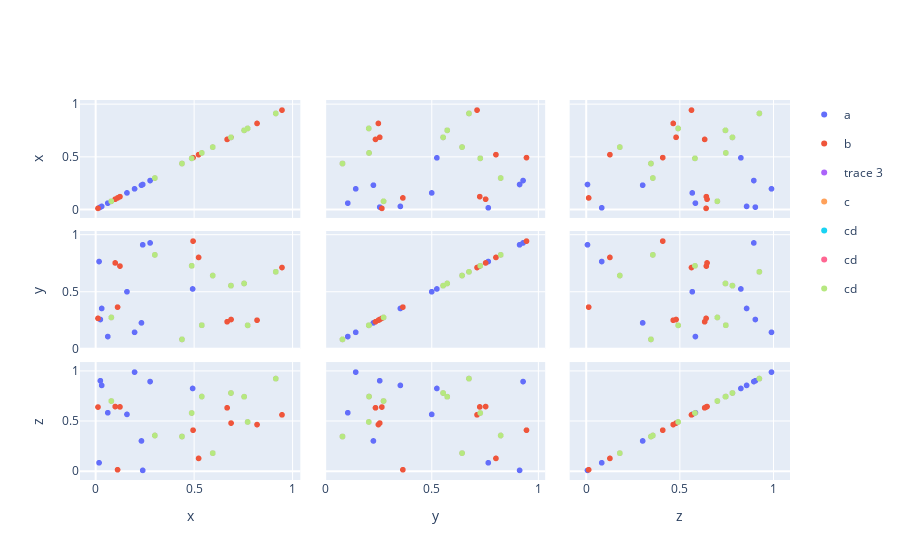

Notebook source saved alongside this figure:
### Code cell
go.Figure(fig.data + (cd,)+ (cd,)+ (cd,))

### Figure 1 — Plotly figure (JSON) as saved in the notebook; plotly's stock layout.template omitted (floating-point values rounded to 4 significant figures)
{"data": [{"dimensions": [{"axis": {"matches": true}, "label": "x", "values": [0.277, 0.2395, 0.02416, 0.03077, 0.06179, 0.1981, 0.01751, 0.4933, 0.2331, 0.1593]}, {"axis": {"matches": true}, "label": "y", "values": [0.9312, 0.9149, 0.2578, 0.3549, 0.1078, 0.1451, 0.7678, 0.5264, 0.2281, 0.5021]}, {"axis": {"matches": true}, "label": "z", "values": [0.8973, 0.007848, 0.9056, 0.8588, 0.585, 0.9919, 0.08391, 0.8282, 0.3029, 0.5683]}], "hovertemplate": "s=a<br>%{xaxis.title.text}=%{x}<br>%{yaxis.title.text}=%{y}<extra></extra>", "legendgroup": "a", "marker": {"color": "#636efa", "symbol": "circle"}, "name": "a", "showlegend": true, "type": "splom"}, {"dimensions": [{"axis": {"matches": true}, "label": "x", "values": [0.1237, 0.5236, 0.8208, 0.4955, 0.6888, 0.01204, 0.9479, 0.6688, 0.1116, 0.0995]}, {"axis": {"matches": true}, "label": "y", "values": [0.7277, 0.8038, 0.2515, 0.9474, 0.2579, 0.2679, 0.715, 0.238, 0.3667, 0.7553]}, {"axis": {"matches": true}, "label": "z", "values": [0.6434, 0.1277, 0.4663, 0.4103, 0.4816, 0.642, 0.564, 0.6344, 0.01412, 0.6471]}], "hovertemplate": "s=b<br>%{xaxis.title.text}=%{x}<br>%{yaxis.title.text}=%{y}<extra></extra>", "legendgroup": "b", "marker": {"color": "#EF553B", "symbol": "circle"}, "name": "b", "showlegend": true, "type": "splom"}, {"customdata": [[0.5957, 0.6446, 0.1808, "c"], [0.9162, 0.6771, 0.9269, "c"], [0.7732, 0.2064, 0.4928, "c"], [0.3011, 0.8263, 0.3573, "c"], [0.7552, 0.5749, 0.7456, "c"], [0.4886, 0.73, 0.5826, "c"], [0.4393, 0.08295, 0.3472, "c"], [0.07978, 0.2757, 0.7022, "c"], [0.6882, 0.5557, 0.7829, "c"], [0.5399, 0.2076, 0.7475, "c"]], "type": "splom"}, {"dimensions": [{"label": "x", "values": [0.5957, 0.9162, 0.7732, 0.3011, 0.7552, 0.4886, 0.4393, 0.07978, 0.6882, 0.5399]}, {"label": "y", "values": [0.6446, 0.6771, 0.2064, 0.8263, 0.5749, 0.73, 0.08295, 0.2757, 0.5557, 0.2076]}, {"label": "z", "values": [0.1808, 0.9269, 0.4928, 0.3573, 0.7456, 0.5826, 0.3472, 0.7022, 0.7829, 0.7475]}], "type": "splom"}, {"dimensions": [{"label": "x", "values": [0.5957, 0.9162, 0.7732, 0.3011, 0.7552, 0.4886, 0.4393, 0.07978, 0.6882, 0.5399]}, {"label": "y", "values": [0.6446, 0.6771, 0.2064, 0.8263, 0.5749, 0.73, 0.08295, 0.2757, 0.5557, 0.2076]}, {"label": "z", "values": [0.1808, 0.9269, 0.4928, 0.3573, 0.7456, 0.5826, 0.3472, 0.7022, 0.7829, 0.7475]}], "name": "c", "type": "splom"}, {"dimensions": [{"label": "x", "values": [0.5957, 0.9162, 0.7732, 0.3011, 0.7552, 0.4886, 0.4393, 0.07978, 0.6882, 0.5399]}, {"label": "y", "values": [0.6446, 0.6771, 0.2064, 0.8263, 0.5749, 0.73, 0.08295, 0.2757, 0.5557, 0.2076]}, {"label": "z", "values": [0.1808, 0.9269, 0.4928, 0.3573, 0.7456, 0.5826, 0.3472, 0.7022, 0.7829, 0.7475]}], "name": "cd", "type": "splom"}, {"dimensions": [{"label": "x", "values": [0.5957, 0.9162, 0.7732, 0.3011, 0.7552, 0.4886, 0.4393, 0.07978, 0.6882, 0.5399]}, {"label": "y", "values": [0.6446, 0.6771, 0.2064, 0.8263, 0.5749, 0.73, 0.08295, 0.2757, 0.5557, 0.2076]}, {"label": "z", "values": [0.1808, 0.9269, 0.4928, 0.3573, 0.7456, 0.5826, 0.3472, 0.7022, 0.7829, 0.7475]}], "name": "cd", "type": "splom"}, {"dimensions": [{"label": "x", "values": [0.5957, 0.9162, 0.7732, 0.3011, 0.7552, 0.4886, 0.4393, 0.07978, 0.6882, 0.5399]}, {"label": "y", "values": [0.6446, 0.6771, 0.2064, 0.8263, 0.5749, 0.73, 0.08295, 0.2757, 0.5557, 0.2076]}, {"label": "z", "values": [0.1808, 0.9269, 0.4928, 0.3573, 0.7456, 0.5826, 0.3472, 0.7022, 0.7829, 0.7475]}], "name": "cd", "type": "splom"}], "layout": {}}
